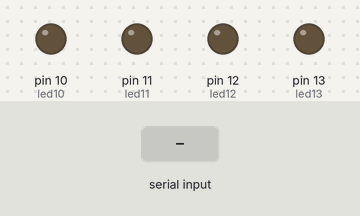
Simulated run of this sketch. Board: Arduino Uno, built with avr-gcc and run on an emulated ATmega328P. Parts: output pins drawn as LEDs (lit = HIGH). The test bench sets the inputs (shaded band).

Above: at 1.2 s.
1.3 s: "90,45\n" received over Serial
At 2.8 s:
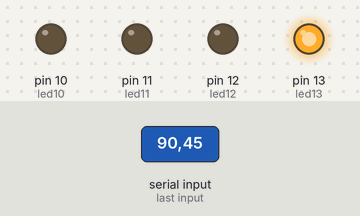
3.8 s: "0\n" received over Serial
At 5.8 s:
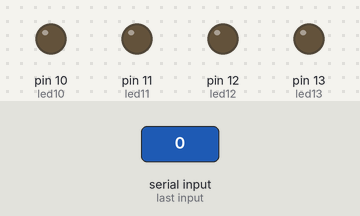
6.3 s: "30,150\n" received over Serial
At 7.9 s:
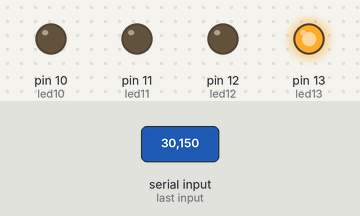
Timing chart, 0 to 9.4 s (numbered marks = the images above; inputs shaded):
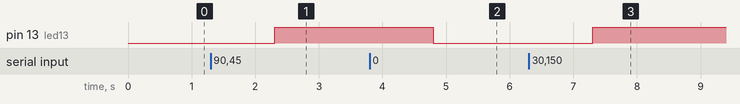

The sketch:

ulaArduino.ino
```cpp
// Definiçao de valores para variáveis
int led10 = 10, led11 = 11, led12 = 12, led13 = 13;
int a = 0, b = 0, op = 0, result = 0, vaiUm = 0;
String entrada = " ";
// put your setup code here, to run once:
void setup() {
    Serial.begin(9600);
    // configura os pinos como saídas DIGITAIS.
    pinMode(led10, OUTPUT);
    pinMode(led11, OUTPUT);
    pinMode(led12, OUTPUT);
    pinMode(led13, OUTPUT);
}

void loop() {
    // put your main code here, to run repeatedly:

    if(Serial.available() > 0){
        entrada = Serial.readString();
        a = charToInt(entrada.charAt(0));
        b = charToInt(entrada.charAt(1));
        op = charToInt(entrada.charAt(2));
    }
    mostraBin(led13, a);
    mostraBin(led12, b);
    switch(op){
        case 0:
            result = a & b;
            vaiUm = 0;
            break;
        case 1:
            result = a | b;
            vaiUm = 0;
            break;
        case 2:
            result = ~a;
            vaiUm = 0;
            break;
        case 3:
            result = a ^ b;
            vaiUm = a & b;
            break;
        default:
            Serial.println("Operacao invalida!");
            break;
    }
    mostraBin(led11, result);
    mostraBin(led10, vaiUm);
}

int charToInt(char c){
    String s = String(c);
    int i = s.toInt();
    return i;
}

void mostraBin(int led, int a){
    if(a != 0) digitalWrite(led,HIGH);
    else digitalWrite(led,LOW);
}
```

Measured:
- after the input at 1.3 s, pin 13 (led13): LOW → HIGH after 1.0 s
- after the input at 3.8 s, pin 13 (led13): HIGH → LOW after 1.0 s
- after the input at 6.3 s, pin 13 (led13): LOW → HIGH after 1.0 s
